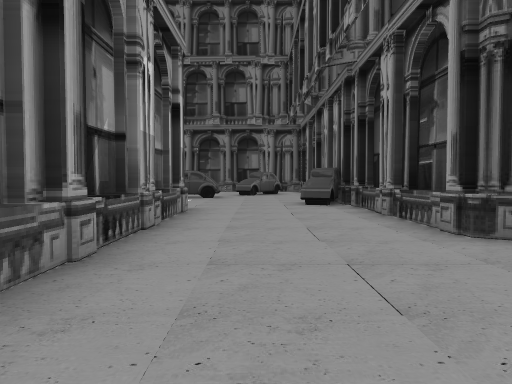
view 1 (above)

22 first-person views from a walk through a 3-D level made in the Godot game engine. The camera is 1.2 m above the floor, tilts 2° down and sees 70° across. The floor is counted in squares, 2 m on a side. Each view is taken from the middle of a square. On the plan, view 1 faces up. The plan holds only what a view shows up to about 10 squares ahead; the rest is blank. The place goes on beyond the plan. Characters and animated objects are not drawn. Some surface patterns are stand-ins.

view 2
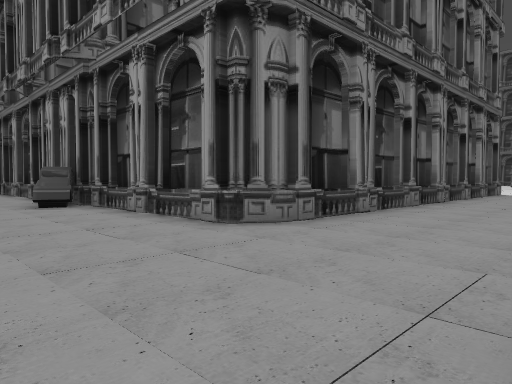

view 3
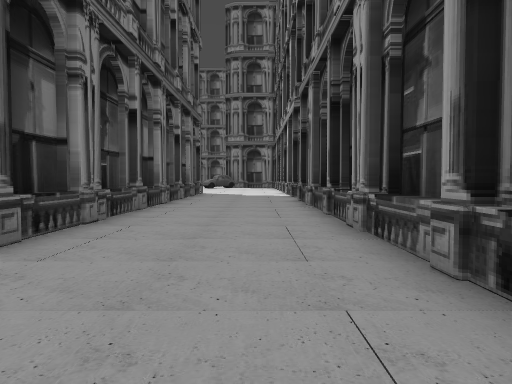

view 4
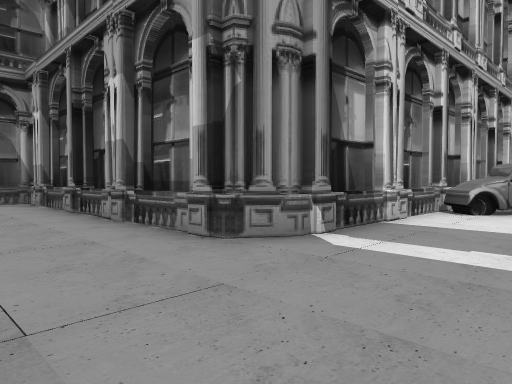

view 5
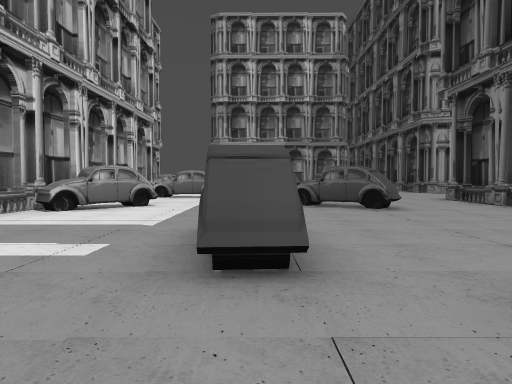

view 6
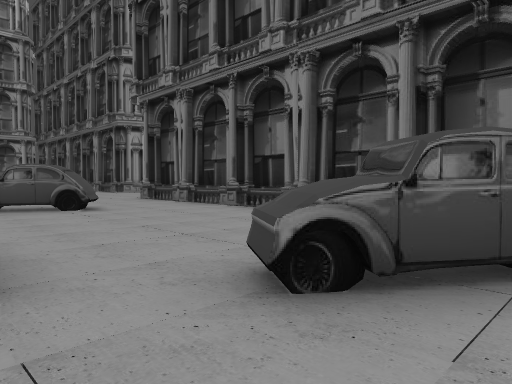

view 7
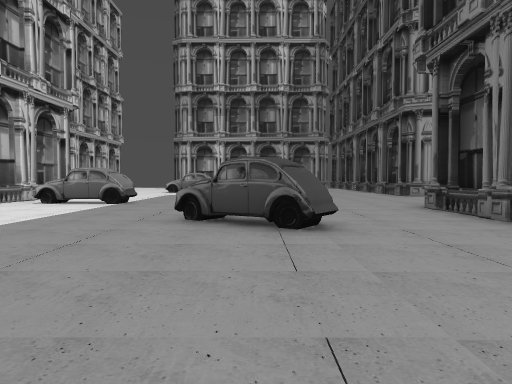

view 8
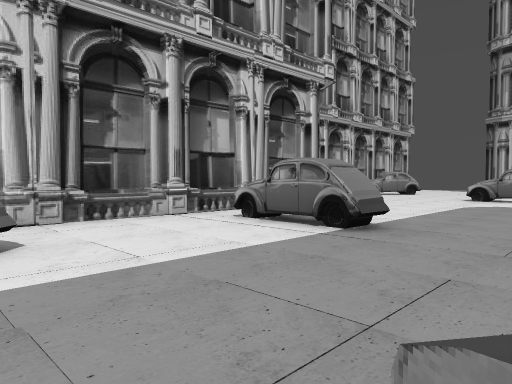

view 9
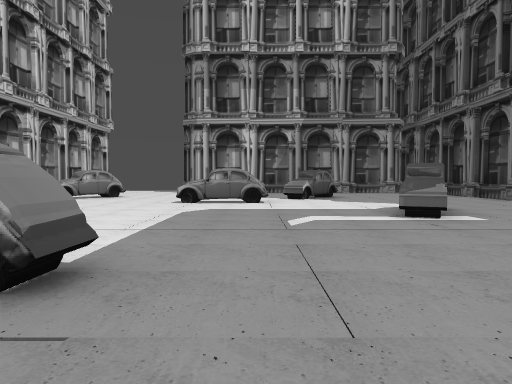

view 10
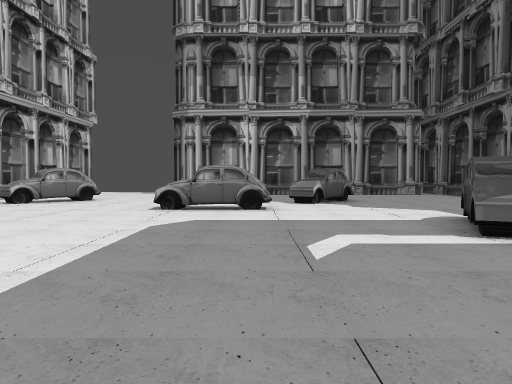

view 11
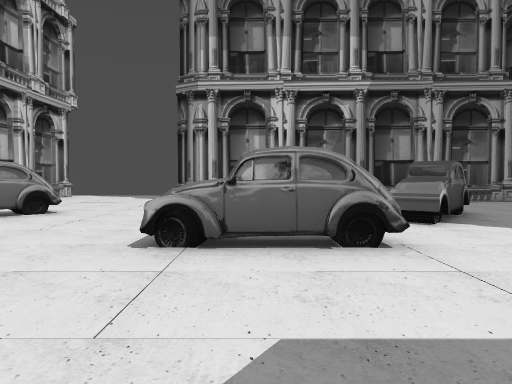

view 12
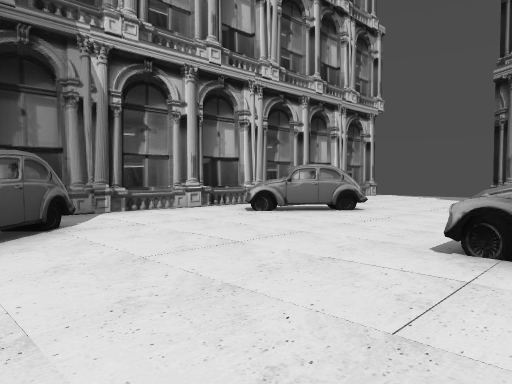

view 13
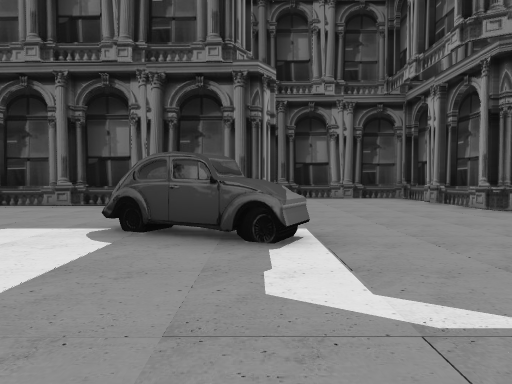

view 14
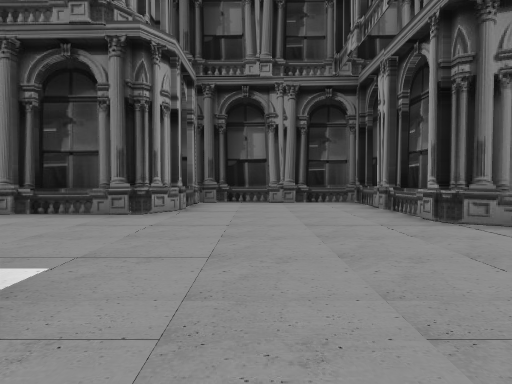

view 15
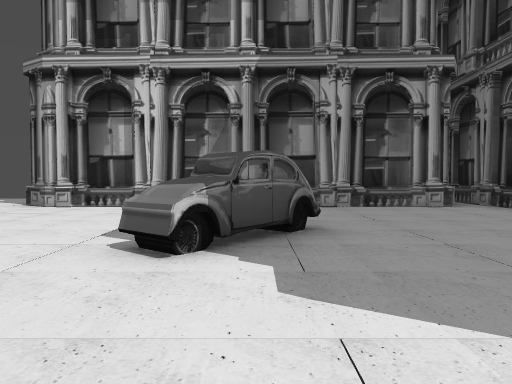

view 16
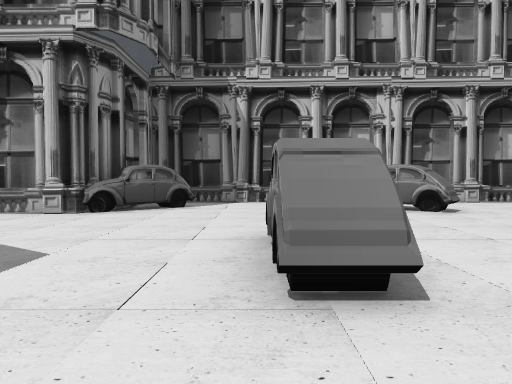

view 17
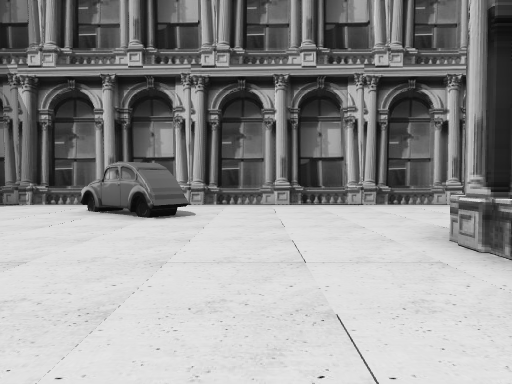

view 18
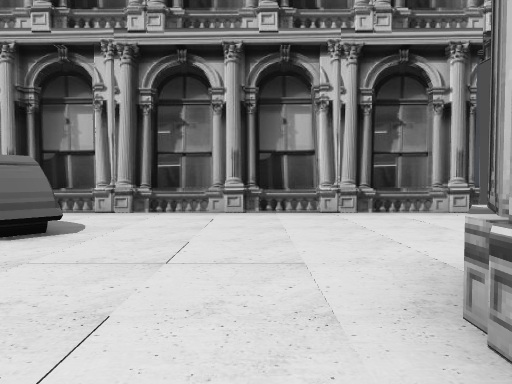

view 19
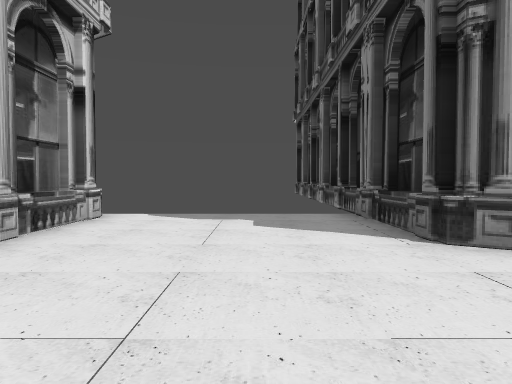

view 20
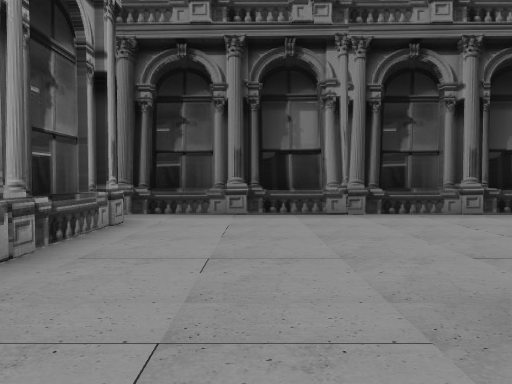

view 21
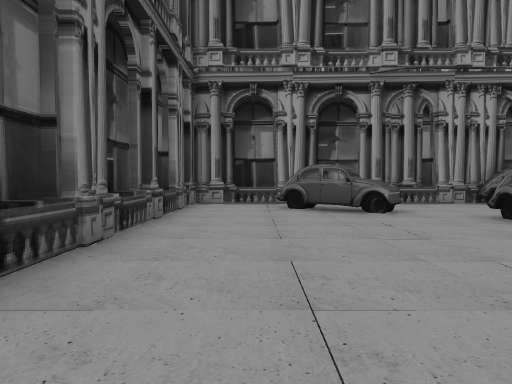

view 22
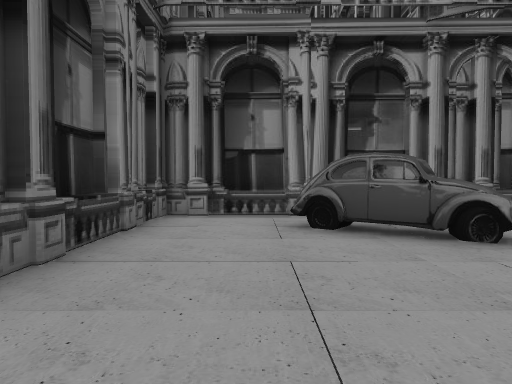

### Floor plan
Key: @ floor where view 1 was taken; # wall or solid block; . floor; = window, fence, low wall or low ledge; ^ raised ledge; B building.
Columns run from 31 left of view 1 to 10 right of it. Each row starts with its distance up from view 1.
 23                  BB BBB
 22                 B....BB
 21                 B....B
 20                 B....B
 19       ...............B
 18       B..............BBBBBBBBBBBBBB
 17       B..........................B
 16       B.......=..................B
 15       B.......##^....  .#......##B
 14       B...#..........   #......#.B
 13       B . #^...........^.........BB BB
 12       B.....#............... #...B
 11       B.....#....................B
 10       B.............#............#
  9 BBBBBB............ .^...#.......##
  8    .......=....... .....BB........BB
  7    .......#.....#BBBBBBBBBBBBB....
  6    .......#^...#B            B....
  5    .............B            #....
  4    #############             B....BBBBBBBB
  3                              B.........BBB
  2                              B...........
  1                              B...........
  0                              B.@.......BBB
 -1                              BB B B B B#

Where each view was taken, in squares from view 1:
view 1: 0 up, 0 right, facing up
view 2: 0 up, 1 left, facing up-right
view 3: 1 up, 0 right, facing right
view 4: 10 up, 1 right, facing down-left
view 5: 12 up, 1 right, facing left
view 6: 12 up, 1 right, facing up-left
view 7: 14 up, 2 left, facing left
view 8: 13 up, 7 left, facing down-left
view 9: 12 up, 9 left, facing left
view 10: 12 up, 11 left, facing left
view 11: 11 up, 15 left, facing left
view 12: 11 up, 15 left, facing down-left
view 13: 11 up, 15 left, facing up
view 14: 13 up, 13 left, facing up
view 15: 14 up, 17 left, facing left
view 16: 14 up, 18 left, facing down
view 17: 13 up, 23 left, facing down
view 18: 11 up, 24 left, facing down
view 19: 7 up, 22 left, facing left
view 20: 13 up, 23 left, facing up
view 21: 16 up, 7 left, facing right
view 22: 16 up, 4 left, facing right
